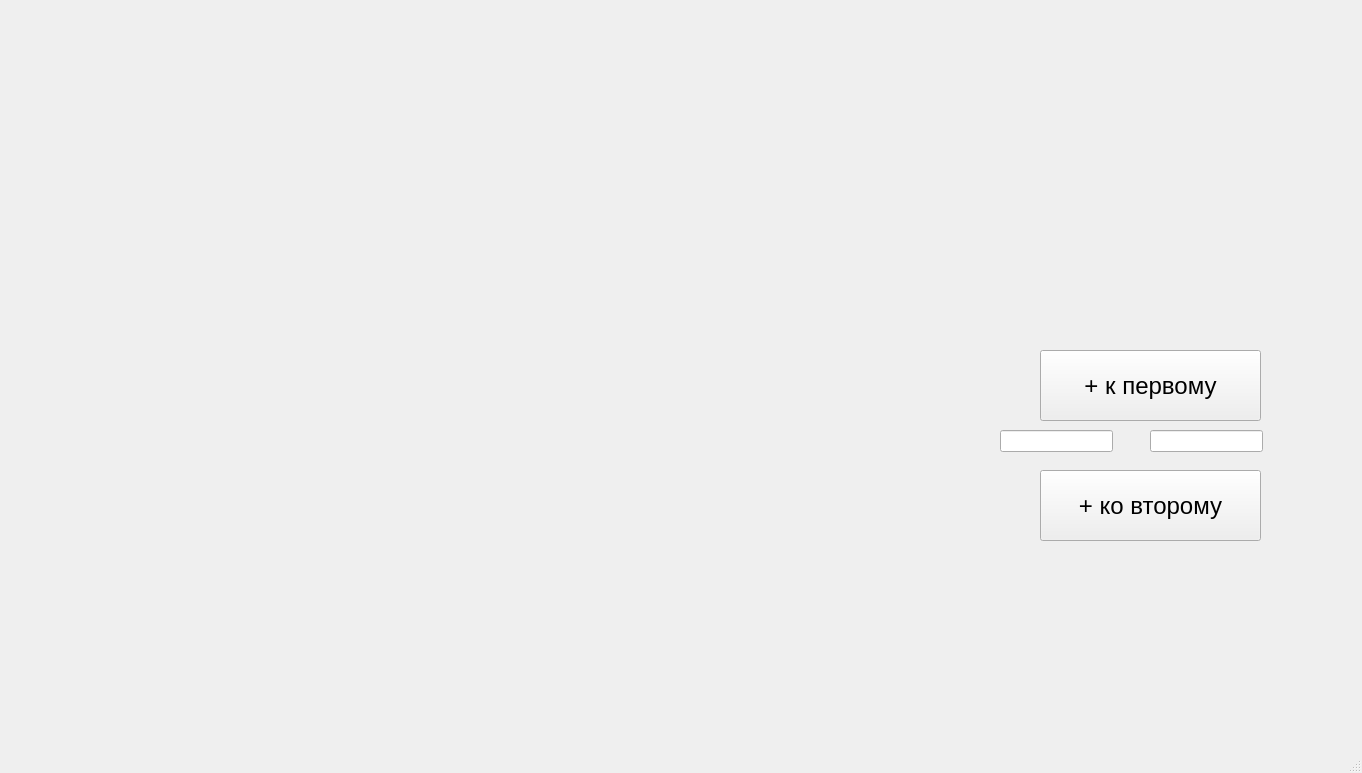
<?xml version="1.0" encoding="UTF-8"?>
<ui version="4.0">
 <class>MainWindow</class>
 <widget class="QMainWindow" name="MainWindow">
  <property name="geometry">
   <rect>
    <x>0</x>
    <y>0</y>
    <width>1362</width>
    <height>773</height>
   </rect>
  </property>
  <property name="windowTitle">
   <string>MainWindow</string>
  </property>
  <widget class="QWidget" name="centralwidget">
   <widget class="DrawWidget" name="draw_widget" native="true">
    <property name="geometry">
     <rect>
      <x>9</x>
      <y>9</y>
      <width>981</width>
      <height>704</height>
     </rect>
    </property>
   </widget>
   <widget class="QPushButton" name="add">
    <property name="geometry">
     <rect>
      <x>1040</x>
      <y>470</y>
      <width>221</width>
      <height>71</height>
     </rect>
    </property>
    <property name="font">
     <font>
      <pointsize>18</pointsize>
     </font>
    </property>
    <property name="text">
     <string>+ ко второму</string>
    </property>
   </widget>
   <widget class="QLineEdit" name="coord1">
    <property name="geometry">
     <rect>
      <x>1000</x>
      <y>430</y>
      <width>113</width>
      <height>22</height>
     </rect>
    </property>
   </widget>
   <widget class="QLineEdit" name="coord2">
    <property name="geometry">
     <rect>
      <x>1150</x>
      <y>430</y>
      <width>113</width>
      <height>22</height>
     </rect>
    </property>
   </widget>
   <widget class="QPushButton" name="add2">
    <property name="geometry">
     <rect>
      <x>1040</x>
      <y>350</y>
      <width>221</width>
      <height>71</height>
     </rect>
    </property>
    <property name="font">
     <font>
      <pointsize>18</pointsize>
     </font>
    </property>
    <property name="text">
     <string>+ к первому</string>
    </property>
   </widget>
  </widget>
  <widget class="QMenuBar" name="menubar">
   <property name="geometry">
    <rect>
     <x>0</x>
     <y>0</y>
     <width>1362</width>
     <height>29</height>
    </rect>
   </property>
  </widget>
  <widget class="QStatusBar" name="statusbar"/>
 </widget>
 <customwidgets>
  <customwidget>
   <class>DrawWidget</class>
   <extends>QWidget</extends>
   <header location="global">drawwidget.h</header>
   <container>1</container>
  </customwidget>
 </customwidgets>
 <resources/>
 <connections/>
</ui>
